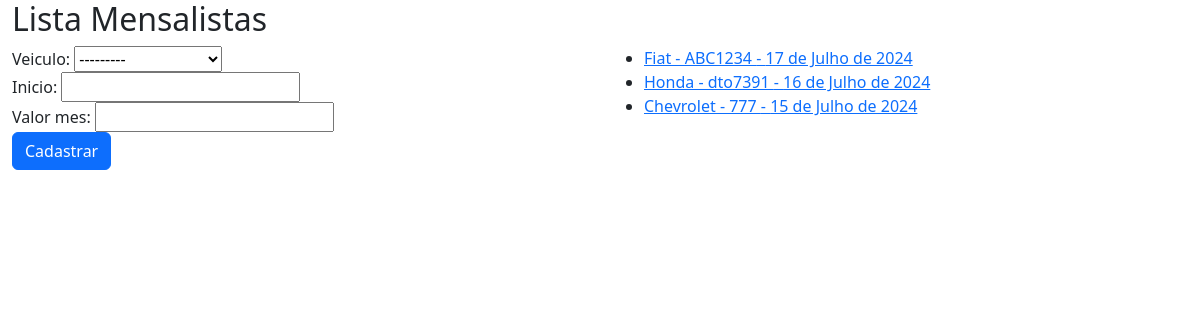
The app's page /core/mensalistas/, older data.
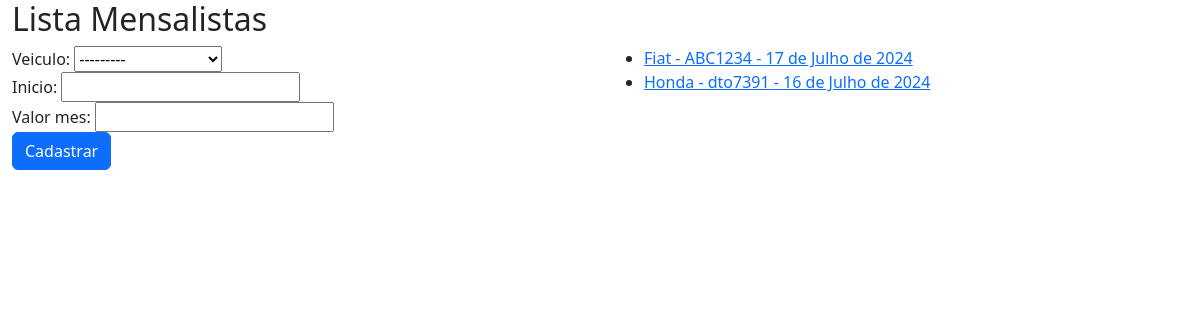
The same page, newer data.
### core/models.py (models this page shows, shortened)
class Mensalista(models.Model):
    veiculo = models.ForeignKey(Veiculo, on_delete=models.CASCADE)
    inicio = models.DateField()
    valor_mes = models.DecimalField(max_digits=6, decimal_places=2)

class Veiculo(models.Model):
    marca = models.ForeignKey(Marca, on_delete=models.CASCADE)
    placa = models.CharField(max_length=7)
    proprietario = models.ForeignKey(Pessoa, on_delete=models.CASCADE)
    cor = models.CharField(max_length=15)
    observacoes = models.TextField()
    def __str__(self):
        return self.marca.nome + " - " + self.placa

class Marca(models.Model):
    nome = models.CharField(max_length=50)

### core/views.py (the view)
# urls.py: path("mensalistas/", lista_mensalistas, name="core_lista_mensalistas"),
def lista_mensalistas(request):
    mensalistas = Mensalista.objects.all()
    form = MensalistaForm()
    data = { "mensalistas": mensalistas, "form": form }
    return render(
        request, "core/lista_mensalistas.html", data)

### core/forms.py
class MensalistaForm(ModelForm):
    class Meta:
        model = Mensalista
        fields = "__all__"

### core/templates/core/lista_mensalistas.html (shortened to what this page needs)
{% extends "base.html" %}
{% load bootstrap %}
{% block main %}
    <div class="row">
        <div class="col-12">
            <h2>Lista Mensalistas</h2>
        </div>
    </div>
    <div class="row">
        <div class="col-sm-6">
            <form action="{% url 'core:core_mensalista_novo' %}" method="POST">
                {{ form|bootstrap }}
                <button type="submit" class="btn btn-primary">Cadastrar</button>
            </form>
        </div>
        <div class="col-sm-6">
            <ul>
                {% for mensalista in mensalistas %}
                    <li>
                        <a href="{% url 'core:core_mensalista_update' mensalista.id %}">
                            {{ mensalista.veiculo }} - {{ mensalista.inicio }}
                        </a>
                    </li>
                {% endfor %}
            </ul>
        </div>
    </div>
{% endblock main %}

Row changes from the older to the newer data that the page shows:
removed Mensalista: veiculo "Chevrolet - 777", inicio "15 de Julho de 2024"
